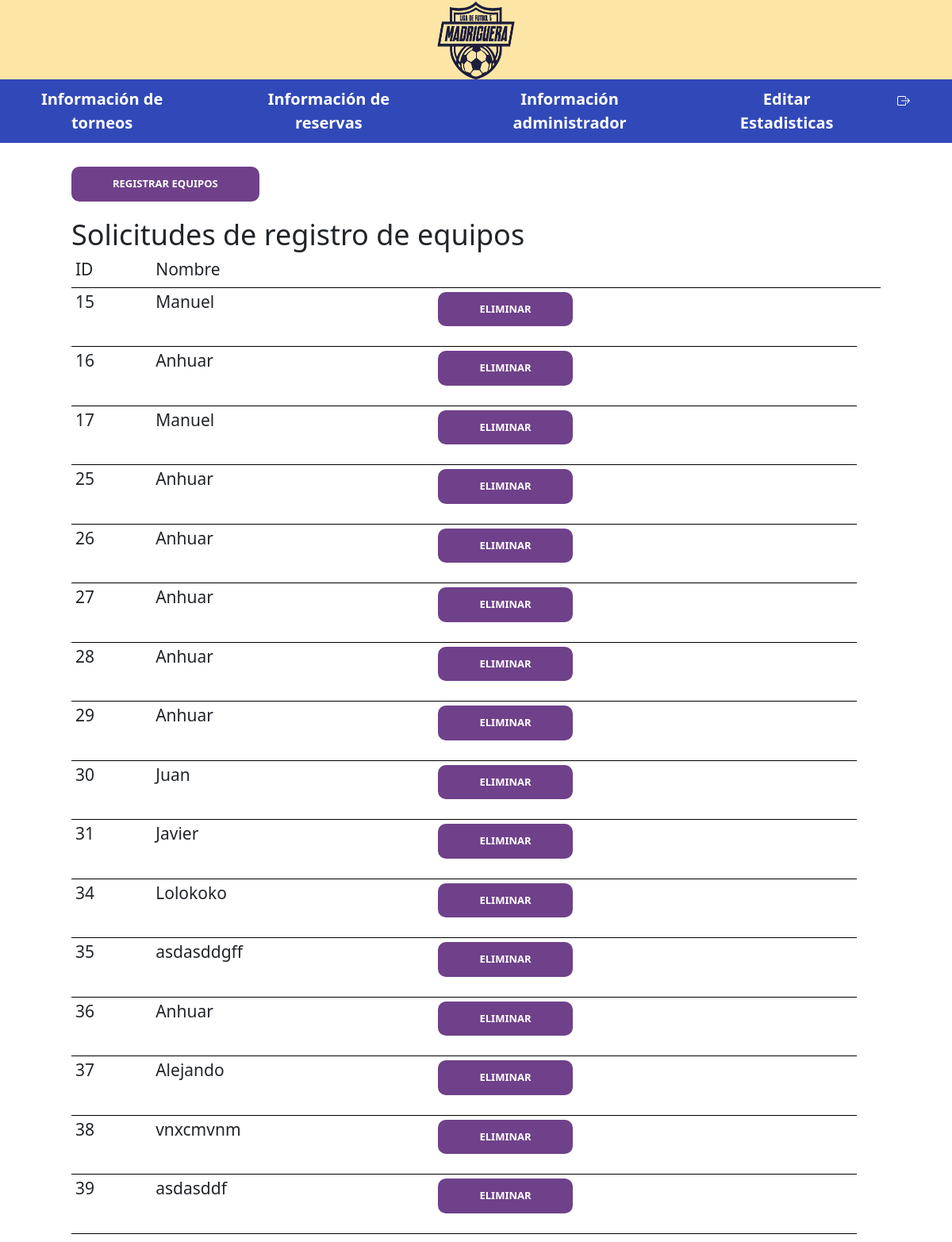
Page /ToposFC/admin/tablaJugadoresAdmin.php (signed in) on the committed database.
### tables this page shows
CREATE TABLE `topos_jugador` (
  `id_jugador` int(11) NOT NULL,
  `nombre` varchar(50) NOT NULL,
  `apellido_paterno` varchar(50) DEFAULT NULL,
  `apellido_materno` varchar(50) DEFAULT NULL,
  `numero` int(11) NOT NULL,
  `id_equipo` int(11) DEFAULT NULL,
  `edad` int(11) NOT NULL,
  `colonia` varchar(20) NOT NULL,
  `telefono` varchar(20) NOT NULL,
  `correo` varchar(30) NOT NULL,
  `tutor` varchar(50) DEFAULT NULL,
  `permiso_imagen` varchar(3) NOT NULL
);

### ToposFC/includes/tablaJugadoresAdmin_view.inc.php (the view, shortened to what this page needs)
<?php
function mostrarSolicitudEquipos(){
    require 'database.php';
    $consulta = "SELECT id_jugador, nombre FROM topos_jugador;";
    foreach($pdo->query($consulta) as $fila){
            echo "<tr>";
            echo "<td><h3>" . $fila['id_jugador'] . "</h3></td>";
            echo "<td><h3>". $fila["nombre"] . "</h3></td>";
            echo '<td><a class="boton boton--morado" href="../includes/eliminarJugador.php?id='.$fila['id_jugador'].'">Eliminar</a></td>';
            echo "</tr>";
    }
}

### ToposFC/css/style.css (style rules this page uses)
:root { --azul: #3149B8; --amarillo: #FCE5A5; --verde: #4E9725; --blanco: #ffffff; --negro: #000000; --morada: #6F418A; --rojo: #ff0000; }
html { height: 100%; width: 100%; box-sizing: border-box; font-size: 62.5%; }
*, *:before, *:after { box-sizing: inherit; }
.boton { display: inline-block; font-family: var(--fuenteHeading); color: var(--blanco); text-align: center; padding: 1rem 5rem; font-size: 1.3rem; text-transform: uppercase; font-weight: 700; margin-bottom: 2rem; border: none; border-radius: 1rem; text-decoration: none; }
.boton--morado { background-color: var(--morada); border: 2px solid var(--morada); box-sizing: border-box; transition: 0.3s; }
h3 { font-size: 2.1rem; }

### rows in the picture
topos_jugador: id_jugador "15", nombre "Manuel"
topos_jugador: id_jugador "16", nombre "Anhuar"
topos_jugador: id_jugador "17", nombre "Manuel"
topos_jugador: id_jugador "25", nombre "Anhuar"
topos_jugador: id_jugador "26", nombre "Anhuar"
topos_jugador: id_jugador "27", nombre "Anhuar"
topos_jugador: id_jugador "28", nombre "Anhuar"
topos_jugador: id_jugador "29", nombre "Anhuar"
topos_jugador: id_jugador "30", nombre "Juan"
topos_jugador: id_jugador "31", nombre "Javier"
topos_jugador: id_jugador "34", nombre "Lolokoko"
topos_jugador: id_jugador "35", nombre "asdasddgff"
topos_jugador: id_jugador "36", nombre "Anhuar"
topos_jugador: id_jugador "37", nombre "Alejando"
topos_jugador: id_jugador "38", nombre "vnxcmvnm"
topos_jugador: id_jugador "39", nombre "asdasddf"
